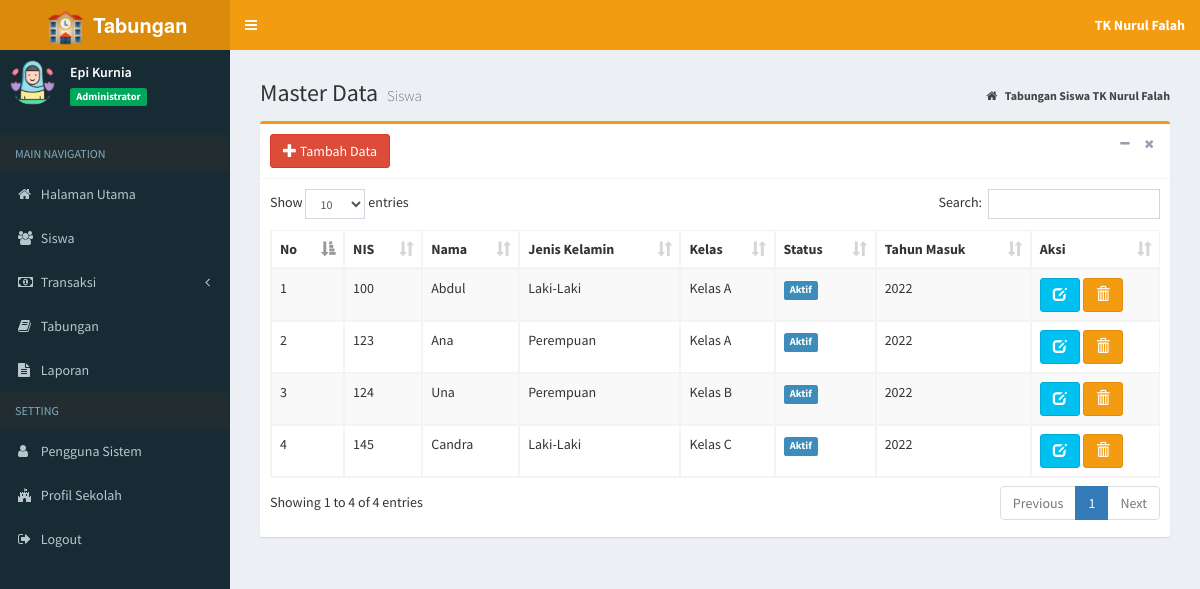
The page /index.php?page=MyApp/data_siswa (signed in) on the database its author committed.
### tables this page shows
CREATE TABLE `tb_profil` (
  `id_profil` int(11) NOT NULL,
  `nama_sekolah` varchar(200) NOT NULL,
  `alamat` varchar(400) NOT NULL,
  `akreditasi` char(2) NOT NULL
);

CREATE TABLE `tb_siswa` (
  `nis` char(12) NOT NULL,
  `nama_siswa` varchar(40) NOT NULL,
  `jekel` enum('Laki-Laki','Perempuan') NOT NULL,
  `kelas` varchar(10) NOT NULL,
  `status` enum('Aktif','Lulus','Pindah') NOT NULL,
  `th_masuk` year(4) NOT NULL
);

### admin/siswa/data_siswa.php (the view, shortened to what this page needs)
<section class="content-header">
	<h1>
		Master Data
		<small>Siswa</small>
	</h1>
	<ol class="breadcrumb">
		<li>
			<a href="index.php">
				<i class="fa fa-home"></i>
				<b>Tabungan Siswa TK Nurul Falah</b>
			</a>
		</li>
	</ol>
</section>
<section class="content">
	<div class="box box-warning">
		<div class="box-header with-border">
			<a href="?page=MyApp/add_siswa" title="Tambah Data" class="btn btn-danger">
				<i class="glyphicon glyphicon-plus"></i> Tambah Data</a>
			<div class="box-tools pull-right">
				<button type="button" class="btn btn-box-tool" data-widget="collapse">
					<i class="fa fa-minus"></i>
				</button>
				<button type="button" class="btn btn-box-tool" data-widget="remove">
					<i class="fa fa-remove"></i>
				</button>
			</div>
		</div>
		<div class="box-body">
			<div class="table-responsive">
				<table id="example1" class="table table-bordered table-striped">
					<thead>
						<tr>
							<th>No</th>
							<th>NIS</th>
							<th>Nama</th>
							<th>Jenis Kelamin</th>
							<th>Kelas</th>
							<th>Status</th>
							<th>Tahun Masuk</th>
							<th>Aksi</th>
						</tr>
					</thead>
					<tbody>
						<?php
                  $no = 1;
                  $sql = $koneksi->query("SELECT * FROM tb_siswa");
                  while ($data= $sql->fetch_assoc()) {
                ?>
						<tr>
							<td>
								<?php echo $no++; ?>
							</td>
							<td>
								<?php echo $data['nis']; ?>
							</td>
							<td>
								<?php echo $data['nama_siswa']; ?>
							</td>
							<td>
								<?php echo $data['jekel']; ?>
							</td>
							<td>
								<?php echo $data['kelas']; ?>
							</td>
							<?php $warna = $data['status']  ?>
							<td>
								<?php if ($warna == 'Aktif') { ?>
								<span class="label label-primary">Aktif</span>
								<?php } elseif ($warna == 'Lulus') { ?>
								<span class="label label-success">Lulus</span>
								<?php } elseif ($warna == 'Pindah') { ?>
								<span class="label label-danger">Pindah</span>
							</td>
							<?php } ?>
							<td>
								<?php echo $data['th_masuk']; ?>
							</td>
							<td>
								<a href="?page=MyApp/edit_siswa&kode=<?php echo $data['nis']; ?>" title="Ubah"
								 class="btn btn-info">
									<i class="glyphicon glyphicon-edit"></i>
								</a>
								<a href="?page=MyApp/del_siswa&kode=<?php echo $data['nis']; ?>" onclick="return confirm('Yakin Hapus Data Ini ?')"
								 title="Hapus" class="btn btn-warning">
									<i class="glyphicon glyphicon-trash"></i>
							</td>
						</tr>
						<?php
                  }
                ?>
					</tbody>
				</table>
			</div>
		</div>
	</div>
</section>

### index.php (shortened to what this page needs)
<?php
    if (isset($_SESSION["ses_username"])==""){
		header("location: login.php");
    }else{
      $data_nama = $_SESSION["ses_nama"];
      $data_level = $_SESSION["ses_level"];
    }
    include "inc/koneksi.php";
	$sql = $koneksi->query("SELECT * from tb_profil");
	while ($data= $sql->fetch_assoc()) {
		$nama=$data['nama_sekolah'];
	}
?>
<!DOCTYPE html>
<html>
<head>
	<link rel="stylesheet" href="bootstrap/css/bootstrap.min.css">
	<link rel="stylesheet" href="https://cdnjs.cloudflare.com/ajax/libs/font-awesome/4.5.0/css/font-awesome.min.css">
	<link rel="stylesheet" href="https://cdnjs.cloudflare.com/ajax/libs/ionicons/2.0.1/css/ionicons.min.css">
	<link rel="stylesheet" href="plugins/datatables/dataTables.bootstrap.css">
	<link rel="stylesheet" href="plugins/select2/select2.min.css">
	<link rel="stylesheet" href="dist/css/AdminLTE.min.css">
	<link rel="stylesheet" href="dist/css/skins/_all-skins.min.css">
</head>
<body class="hold-transition skin-yellow sidebar-mini">
	<div class="wrapper">
		<header class="main-header">
			<a href="index.php" class="logo">
				<span class="logo-lg">
					<img src="dist/img/logo.png" width="45px">
					<b>Tabungan</b>
				</span>
			</a>
			<nav class="navbar navbar-static-top">
				<a href="#" class="sidebar-toggle" data-toggle="offcanvas" role="button">
				</a>
				<div class="navbar-custom-menu">
					<ul class="nav navbar-nav">
						<li class="dropdown messages-menu">
							<a class="dropdown-toggle" data-toggle="dropdown">
								<span>
									<b>
										<?= $nama; ?>
									</b>
								</span>
							</a>
						</li>
					</ul>
				</div>
			</nav>
		</header>
		<aside class="main-sidebar">
			<section class="sidebar">
				</<b>
				<div class="user-panel">
					<div class="pull-left image">
						<img src="dist/img/avatar.png" class="img-circle" alt="User Image">
					</div>
					<div class="pull-left info">
						<p>
							<?php echo $data_nama; ?>
						</p>
						<span class="label label-success">
							<?php echo $data_level; ?>
						</span>
					</div>
				</div>
				<ul class="sidebar-menu">
					<li class="header">MAIN NAVIGATION</li>
					<?php
          if ($data_level=="Administrator"){
        ?>
					<li class="treeview">
						<a href="?page=admin">
							<i class="fa fa-home"></i>
							<span>Halaman Utama</span>
						</a>
					</li>
					<li class="treeview">
						<a href="?page=MyApp/data_siswa">
							<i class="fa fa-users"></i>
							<span>Siswa</span>
						</a>
					</li>
					<li class="treeview">
						<a href="#">
							<i class="fa fa-money"></i>
							<span>Transaksi</span>
							<span class="pull-right-container">
								<i class="fa fa-angle-left pull-right"></i>
							</span>
						</a>
					</li>
					<li class="treeview">
						<a href="?page=view_tabungan">
							<i class="fa fa-book"></i>
							<span>Tabungan</span>
						</a>
					</li>
					<li class="treeview">
						<a href="?page=laporan">
							<i class="fa fa-file-text"></i>
							<span>Laporan</span>
						</a>
					</li>
					<li class="header">SETTING</li>
					<li class="treeview">
						<a href="?page=MyApp/data_pengguna">
							<i class="fa fa-user"></i>
							<span>Pengguna Sistem</span>
						</a>
					</li>
					<li class="treeview">
						<a href="?page=MyApp/data_profil">
							<i class="fa fa-fort-awesome"></i>
							<span>Profil Sekolah</span>
						</a>
					</li>
					<?php
            }
          ?>
					<li>
						<a href="logout.php" onclick="return confirm('Anda yakin keluar dari aplikasi ?')">
							<i class="fa fa-sign-out"></i>
							<span>Logout</span>
						</a>
					</li>
			</section>
		</aside>
		<div class="content-wrapper">
			<section class="content">
				<?php
      if(isset($_GET['page'])){
          $hal = $_GET['page'];
          switch ($hal) {
              case 'MyApp/data_siswa':
                  include "admin/siswa/data_siswa.php";
                  break;
          }
                        }
    ?>
			</section>
		</div>
</body>
</html>

### rows shown on the page
tb_profil: nama_sekolah "TK Nurul Falah"
tb_siswa: nis "100", nama_siswa "Abdul", jekel "Laki-Laki", kelas "Kelas A", status "Aktif", th_masuk "2022"
tb_siswa: nis "123", nama_siswa "Ana", jekel "Perempuan", kelas "Kelas A", status "Aktif", th_masuk "2022"
tb_siswa: nis "124", nama_siswa "Una", jekel "Perempuan", kelas "Kelas B", status "Aktif", th_masuk "2022"
tb_siswa: nis "145", nama_siswa "Candra", jekel "Laki-Laki", kelas "Kelas C", status "Aktif", th_masuk "2022"

### other values the page prints
$data_nama "Epi Kurnia"
$data_level "Administrator"
